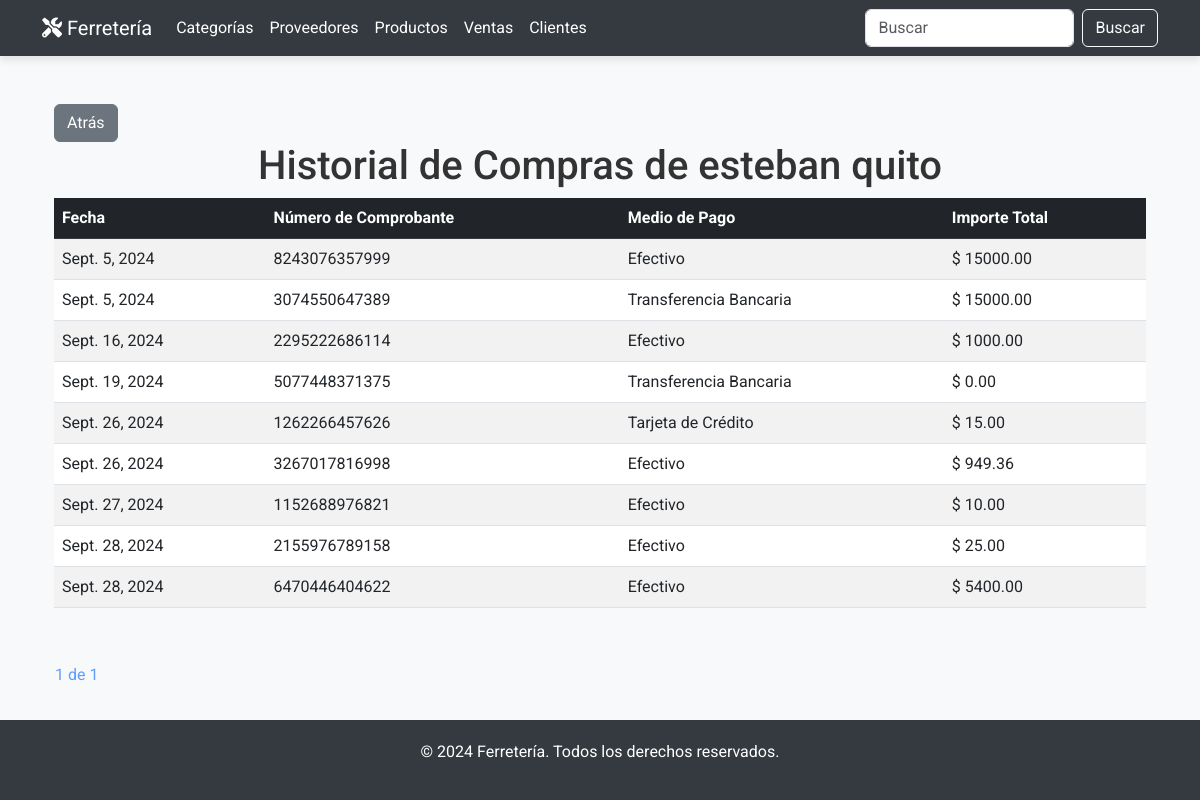
/clientes/compras/3/, run on an earlier commit of the app's database.
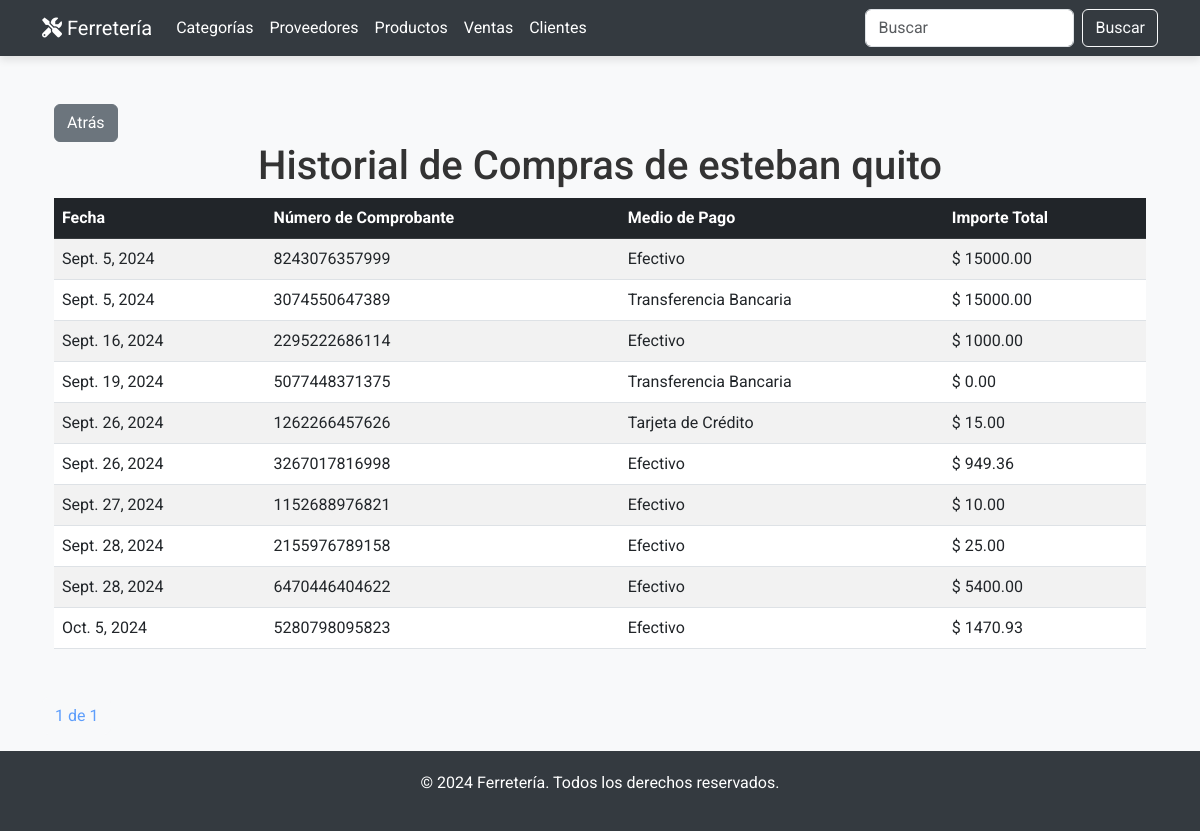
And on a later commit of the database.
### miAplicacion/models.py (models this page shows, shortened)
class Venta(models.Model):
    fecha = models.DateField(default=timezone.now)
    numero_comprobante = models.CharField(max_length=13, unique=True, verbose_name="Número de Comprobante")
    cliente = models.ForeignKey(Cliente, on_delete=models.CASCADE, default=None, null=True)
    medio_de_pago = models.ForeignKey(MedioDePago, on_delete=models.CASCADE, default=None, null=True)
    detalle_ventas = models.ManyToManyField(Producto, through="DetalleVenta")
    importe_total = models.DecimalField(null=False, max_digits=10, decimal_places=2, default=0.00)
    anulada = models.BooleanField(default=False)  # Nuevo campo

class MedioDePago(models.Model):
    TIPO_PAGO_CHOICES = [
        ('EF', 'Efectivo'),
        ('TC', 'Tarjeta de Crédito'),
        ('TD', 'Tarjeta de Débito'),
        ('TR', 'Transferencia Bancaria'),
    ]  # Puedes agregar más opciones aquí
    nombre = models.CharField(max_length=2, choices=TIPO_PAGO_CHOICES, unique=True)
    def __str__(self):
        return self.get_nombre_display()

### miAplicacion/views.py (the view)
# urls.py: path('clientes/compras/<int:pk>/', clienteCompras.as_view(), name='cliente_compras'),
class clienteCompras(ListView):
    model = Venta
    template_name = 'clientes/cliente_compras.html'
    context_object_name = 'ventas'
    paginate_by = 10
    def get_queryset(self):
        cliente = get_object_or_404(Cliente, pk=self.kwargs['pk'])  # Obtener el cliente usando el pk
        queryset = super().get_queryset().filter(cliente=cliente)  # Filtrar ventas por el cliente
        query = self.request.GET.get('q')  # Considerando el caso de búsqueda
        if query:
            queryset = queryset.filter(Q(titulo__icontains=query) | Q(de__icontains=query))
        return queryset
    def get_context_data(self, **kwargs):
        context = super().get_context_data(**kwargs)
        context['cliente'] = get_object_or_404(Cliente, pk=self.kwargs['pk'])  # Obtener el cliente
        return context

### miAplicacion/templates/clientes/cliente_compras.html (shortened to what this page needs)
{% extends 'base.html' %}
{% block content %}
<div class="container my-5">
    <button type="button" onclick="window.location.href='{% url 'cliente_lista' %}'" class="btn btn-secondary">Atrás</button>
    <h1 class="text-center">Historial de Compras de {{ cliente.nombre }} {{ cliente.apellido }}</h1>
    <table class="table table-striped table-hover align-middle">
        <thead class="table-dark">
            <tr>
                <th>Fecha</th>
                <th>Número de Comprobante</th>
                <th>Medio de Pago</th>
                <th>Importe Total</th>
            </tr>
        </thead>
        <tbody>
            {% for venta in ventas %}
            <tr>
                <td>{{ venta.fecha }}</td>
                <td>{{ venta.numero_comprobante }}</td>
                <td>{{ venta.medio_de_pago }}</td>
                <td> $ {{ venta.importe_total }}</td>
            </tr>
            {% empty %}
            <tr>
                <td colspan="5" class="text-center">Este cliente no ha realizado compras.</td>
            </tr>
            {% endfor %}
        </tbody>
    </table>
</div>
<div class="paginación justify-content-center">
    <span class="current-page btn btn-outline-light disabled text-primary mb-3">
        {{ page_obj.number }} de {{ page_obj.paginator.num_pages }}
    </span>
</div>
{% endblock %}

What changed in the data, as far as the page shows it:
added Venta: fecha "Oct. 5, 2024", numero_comprobante "5280798095823", medio_de_pago "Efectivo", importe_total "1470.93"
